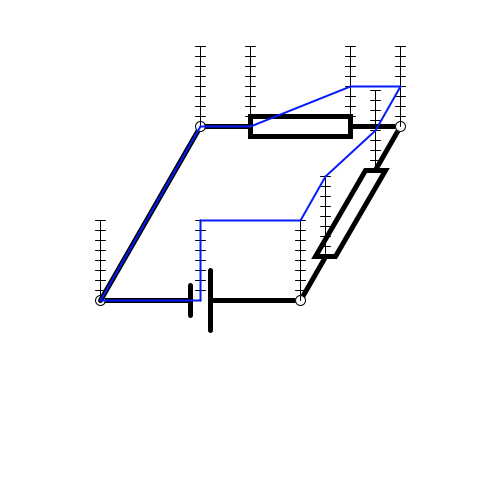
Frame 1 (no input)
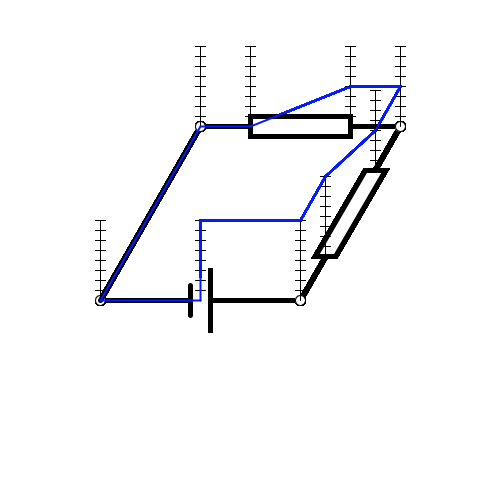
Frame 60 (the mouse pressed at the canvas centre just before this capture)
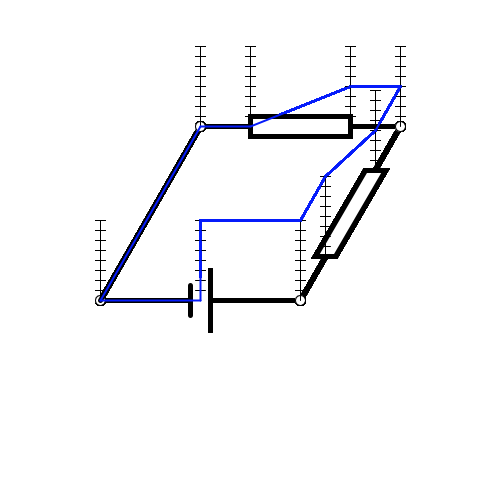
Frame 120 (the mouse held since frame 60 and released just before this capture)

The Processing sketch that drew these frames (run headless with seeded random() and noise(); from frame 60 on, the mouse is pressed at the canvas centre):

// Processing sketch: Interective_circuit_first
// ── Interective_circuit_first.pde
//初めての回路

BatObj w1;
RObj w2;
RObj w3;
WireObj w4;

int memoriWeight = 1;
int graphWeight = 2;

void setup() {
  size(480,480);
  background(255);
  smooth();
  strokeWeight(5);//回路の線の幅
  
  float x1 = 100; 
  float y1 = 300;
  float L = 200;
  float deg = radians(60); //0度〜180度で指定
  float Vin = 80;
  float V1 = 40;
  float Gnd  = 0;
  
  
  w1 = new BatObj(x1,y1,L,deg,Gnd, Vin, "R");
  w2 = new RObj(w1.endX,w1.endY,L,deg,w1.Vout,V1,"U");
  w3 = new RObj(w2.endX,w2.endY,L,deg,w2.Vout,Gnd,"L");
  w4 = new WireObj(w3.endX,w3.endY,L,deg,Gnd,Gnd,"D");
}

void draw() {
  float Vmax = 80;
  w1.displayC();
  w2.displayC();
  w3.displayC();
  w4.displayC();
  w1.displayS(Vmax,0);
  w2.displayS(Vmax,0);
  w3.displayS(Vmax,0);
  w4.displayS(Vmax,0);
  
  w1.displayV();
  w2.displayV();
  w3.displayV();
  w4.displayV();
}



//****************オブジェクトの定義はここから下で*****************//
//ワイヤーオブジェクトを手動で継承

//***初期化
//**WireObj(始点x,始点y,線の長さ,角度,入力電圧、出力電圧、向き)
//**RObj(始点x,始点y,線の長さ,角度,入力電圧、出力電圧、向き)
//**BatObj(始点x,始点y,線の長さ,角度,入力電圧、出力電圧、向き)

//メソッド
//.displayC(); 回路を描画
//.displyS(Vmax,Vmin);目盛りを表示　引数は、縦軸の上限
//.displayV(); グラフを描画　
//     まだ、縦軸をマイナスの方向には拡張できていないです。

class WireObj{
  float x1 , y1;
  float L,deg;
  float Vin,Vout;
  String Muki; 
  
  float endX = 0;
  float  endY = 0;
  
  WireObj(float tempX,float tempY, float tempL ,float tempDeg , float tempVin, float tempVout ,String tempMuki) {
    x1 = tempX;
    y1 = tempY;
    L = tempL;
    deg = tempDeg;
    Vin = tempVin;
    Vout = tempVout;
    Muki = tempMuki;
    
    
    if (Muki == "U") {
      endX = x1 + L  * cos(deg);
      endY = y1 - L * sin(deg);
    } 
    else if (Muki == "R") {
      endX = x1 + L;
      endY = y1;
    }
    else if (Muki == "L") {
      endX = x1 - L;
      endY = y1;
    }
    else if (Muki == "D") {
      endX = x1 - L  * cos(deg);
      endY = y1 + L * sin(deg);
    } 
  }
  
  void displayC() { //回路の表示メソッド
    stroke(0);
    line(x1,y1,endX,endY); 
    pushStyle();
    strokeWeight(memoriWeight);
    ellipse(x1,y1,10,10);
    popStyle();
  }
  void displayV() {//グラフを表示するメソッド //グラフの縦軸の幅はVmaxで取得
    //電圧を作図する
    pushStyle(); 
    stroke(#051BFA);
    strokeWeight(graphWeight);
    line(x1,y1 - Vin ,endX,endY - Vin);
    popStyle();
  }
  
  void displayS(float Vmax , float Vmin) {
    //電圧のメモリ
    pushStyle(); 
    strokeWeight(memoriWeight);
    line(x1,y1 - Vmax,x1,y1 + Vmin);
    for (int i = 1;i <= Vmax / 10;i++) {//Vinの目盛り
      line(x1 - 5, y1 - i  * 10 , x1 + 5 , y1 - i  * 10);
    }
    popStyle();
  }
}



class RObj{
  float x1 , y1;
  float L,deg;
  float Vin,Vout;
  String Muki; //ワイヤーの向き　１；縦　０；横
  
  float endX = 0;
  float  endY = 0;
  
  //R抵抗の作図用
  float rWidHi = 2; //Rの幅をワイヤーの長さLに対してどんな比にするか
  float rHeight = 10;
  
  RObj(float tempX,float tempY, float tempL ,float tempDeg , float tempVin,  float tempVout ,String tempMuki) {
    x1 = tempX;
    y1 = tempY;
    L = tempL;
    deg = tempDeg;
    Vin = tempVin;
    Vout = tempVout;
    Vout = tempVout;
    Muki = tempMuki;
    
    if (Muki == "U") {
      endX = x1 + L  * cos(deg);
      endY = y1 - L * sin(deg);
    } 
    else if (Muki == "R") {
      endX = x1 + L;
      endY = y1;
    }
    else if (Muki == "L") {
      endX = x1 - L;
      endY = y1;
    }
    else if (Muki == "D") {
      endX = x1 - L  * cos(deg);
      endY = y1 + L * sin(deg);
    } 
  }
  
  void displayC() { //回路の表示メソッド
    stroke(0);
    line(x1,y1,endX,endY); 
    float rWidth = L / rWidHi;
    
    //縦か横で場合分け
    if (Muki == "U" || Muki == "D") {
      quad(endX * (rWidHi - 1) / (2 * rWidHi)   +   x1 * (rWidHi + 1) / (2 * rWidHi)  + rHeight,endY * (rWidHi - 1) / (2 * rWidHi)   +   y1 * (rWidHi + 1) / (2 * rWidHi) ,
        endX * (rWidHi - 1) / (2 * rWidHi)   +   x1 * (rWidHi + 1) / (2 * rWidHi)  - rHeight ,endY * (rWidHi - 1) / (2 * rWidHi)   +   y1 * (rWidHi + 1) / (2 * rWidHi) ,
        x1 * (rWidHi - 1) / (2 * rWidHi)   +   endX * (rWidHi + 1) / (2 * rWidHi) - rHeight ,y1 * (rWidHi - 1) / (2 * rWidHi)   +   endY * (rWidHi + 1) / (2 * rWidHi) ,
        x1 * (rWidHi - 1) / (2 * rWidHi)   +   endX * (rWidHi + 1) / (2 * rWidHi) + rHeight ,y1 * (rWidHi - 1) / (2 * rWidHi)   +   endY * (rWidHi + 1) / (2 * rWidHi) 
     );} else {
      quad(endX * (rWidHi - 1) / (2 * rWidHi)   +   x1 * (rWidHi + 1) / (2 * rWidHi)  ,endY * (rWidHi - 1) / (2 * rWidHi)   +   y1 * (rWidHi + 1) / (2 * rWidHi) + rHeight ,
        endX * (rWidHi - 1) / (2 * rWidHi)   +   x1 * (rWidHi + 1) / (2 * rWidHi)   ,endY * (rWidHi - 1) / (2 * rWidHi)   +   y1 * (rWidHi + 1) / (2 * rWidHi) -  rHeight,
        x1 * (rWidHi - 1) / (2 * rWidHi)   +   endX * (rWidHi + 1) / (2 * rWidHi)  ,y1 * (rWidHi - 1) / (2 * rWidHi)   +   endY * (rWidHi + 1) / (2 * rWidHi) - rHeight,
        x1 * (rWidHi - 1) / (2 * rWidHi)   +   endX * (rWidHi + 1) / (2 * rWidHi)  ,y1 * (rWidHi - 1) / (2 * rWidHi)   +   endY * (rWidHi + 1) / (2 * rWidHi) + rHeight
       );
    }
    pushStyle();
    strokeWeight(memoriWeight);
    ellipse(x1,y1,10,10);
    popStyle();
  }
  
  void displayV() {//グラフを表示するメソッド //グラフの縦軸の幅はVmaxで取得
    //電圧を作図する
    pushStyle();
    stroke(#051BFA);
    strokeWeight(graphWeight);
    line(x1,y1 - Vin ,
      endX * (rWidHi - 1) / (2 * rWidHi)   +   x1 * (rWidHi + 1) / (2 * rWidHi)   ,endY * (rWidHi - 1) / (2 * rWidHi)   +   y1 * (rWidHi + 1) / (2 * rWidHi)  - Vin);
    line(endX * (rWidHi - 1) / (2 * rWidHi)   +   x1 * (rWidHi + 1) / (2 * rWidHi)   ,endY * (rWidHi - 1) / (2 * rWidHi)   +   y1 * (rWidHi + 1) / (2 * rWidHi) - Vin ,
      x1 * (rWidHi - 1) / (2 * rWidHi)   +   endX * (rWidHi + 1) / (2 * rWidHi)   ,y1 * (rWidHi - 1) / (2 * rWidHi)   +   endY * (rWidHi + 1) / (2 * rWidHi) - Vout);
    line(x1 * (rWidHi - 1) / (2 * rWidHi)   +   endX * (rWidHi + 1) / (2 * rWidHi)  ,y1 * (rWidHi - 1) / (2 * rWidHi)   +   endY * (rWidHi + 1) / (2 * rWidHi) - Vout ,
      endX ,endY - Vout);
    popStyle();
  }
  
  void displayS(float Vmax , float Vmin) {  
    //縦軸を描画
    //線の幅memoriWeight は、グローバル変数で定義
    stroke(0);
    pushStyle(); 
    strokeWeight(memoriWeight);
    
    //銅線の縦軸
    line(x1,y1 - Vmax,x1,y1 + Vmin);
    // 抵抗の縦軸
    line(endX * (rWidHi - 1) / (2 * rWidHi)   +   x1 * (rWidHi + 1) / (2 * rWidHi) , endY * (rWidHi - 1) / (2 * rWidHi)   +   y1 * (rWidHi + 1) / (2 * rWidHi)  - Vmax,
      endX * (rWidHi - 1) / (2 * rWidHi)   +   x1 * (rWidHi + 1) / (2 * rWidHi) , endY * (rWidHi - 1) / (2 * rWidHi)   +   y1 * (rWidHi + 1) / (2 * rWidHi) + Vmin
     );
    //銅線の縦軸
    line(x1 * (rWidHi - 1) / (2 * rWidHi)   +   endX * (rWidHi + 1) / (2 * rWidHi) , y1 * (rWidHi - 1) / (2 * rWidHi)   +   endY * (rWidHi + 1) / (2 * rWidHi)  - Vmax,
      x1 * (rWidHi - 1) / (2 * rWidHi)   +   endX * (rWidHi + 1) / (2 * rWidHi) , y1 * (rWidHi - 1) / (2 * rWidHi)   +   endY * (rWidHi + 1) / (2 * rWidHi) + Vmin
     );
    
    for (int i = 1;i <= Vmax / 10;i++) {//Vinの目盛り
      line(x1 - 5, y1 - i  * 10 , x1 + 5 , y1 - i  * 10);
    }
    
    if (Muki == "R" || Muki == "L") { // //抵抗前の目盛り
      for (int i = 1;i <= Vmax / 10;i++) {
        line(endX * (rWidHi - 1) / (2 * rWidHi)   +   x1 * (rWidHi + 1) / (2 * rWidHi) - 5, 
          y1 * (rWidHi - 1) / (2 * rWidHi)   +   endY * (rWidHi + 1) / (2 * rWidHi) - i  * 10 ,
          endX * (rWidHi - 1) / (2 * rWidHi)   +   x1 * (rWidHi + 1) / (2 * rWidHi) + 5 ,
          y1 * (rWidHi - 1) / (2 * rWidHi)   +   endY * (rWidHi + 1) / (2 * rWidHi) - i  * 10);
      }
    } else {
      for (int i = 1;i <= Vmax / 10;i ++) {
        line(endX * (rWidHi - 1) / (2 * rWidHi)   +   x1 * (rWidHi + 1) / (2 * rWidHi)  - 5, 
          endY * (rWidHi - 1) / (2 * rWidHi)   +   y1 * (rWidHi + 1) / (2 * rWidHi)  - i * 10,
          endX * (rWidHi - 1) / (2 * rWidHi)   +   x1 * (rWidHi + 1) / (2 * rWidHi) + 5, 
          endY * (rWidHi - 1) / (2 * rWidHi)   +   y1 * (rWidHi + 1) / (2 * rWidHi) - i * 10
         );
      }
    }
    if (Muki == "R" || Muki == "L") { // //抵抗後の目盛り
      for (int i = 1;i <= Vmax / 10;i++) {
        line(x1 * (rWidHi - 1) / (2 * rWidHi)   +   endX * (rWidHi + 1) / (2 * rWidHi) - 5, 
          endY * (rWidHi - 1) / (2 * rWidHi)   +   y1 * (rWidHi + 1) / (2 * rWidHi) - i  * 10 ,
          x1 * (rWidHi - 1) / (2 * rWidHi)   +   endX * (rWidHi + 1) / (2 * rWidHi) + 5 ,
          endY * (rWidHi - 1) / (2 * rWidHi)   +   y1 * (rWidHi + 1) / (2 * rWidHi) - i  * 10);
      }
    } else {
      for (int i = 1;i <= Vmax / 10;i ++) {
        line(x1 * (rWidHi - 1) / (2 * rWidHi)   +   endX * (rWidHi + 1) / (2 * rWidHi)  - 5, 
          y1 * (rWidHi - 1) / (2 * rWidHi)   +   endY * (rWidHi + 1) / (2 * rWidHi)  - i * 10,
          x1 * (rWidHi - 1) / (2 * rWidHi)   +   endX * (rWidHi + 1) / (2 * rWidHi) + 5, 
          y1 * (rWidHi - 1) / (2 * rWidHi)   +   endY * (rWidHi + 1) / (2 * rWidHi) - i * 10
         );
      }
    }
    popStyle();
  }
}



class BatObj{
  float x1 , y1;
  float L,deg;
  float Vin,Vout;
  String Muki; //ワイヤーの向き　１；縦　０；横
  
  float endX = 0;
  float  endY = 0;
  
  //R抵抗の作図用
  float batWidHi = 10; //Vの幅をワイヤーの長さLに対してどんな比にするか
  float rHeight = 20;
  
  BatObj(float tempX,float tempY, float tempL ,float tempDeg , float tempVin,  float tempVout ,String tempMuki) {
    x1 = tempX;
    y1 = tempY;
    L = tempL;
    deg = tempDeg;
    Vin = tempVin;
    Vout = tempVout;
    Vout = tempVout;
    Muki = tempMuki;
    
    if (Muki == "U") {
      endX = x1 + L  * cos(deg);
      endY = y1 - L * sin(deg);
    } 
    else if (Muki == "R") {
      endX = x1 + L;
      endY = y1;
    }
    else if (Muki == "L") {
      endX = x1 - L;
      endY = y1;
    }
    else if (Muki == "D") {
      endX = x1 - L  * cos(deg);
      endY = y1 + L * sin(deg);
    } 
  }
  
  void displayC() { //回路の表示メソッド
    stroke(0);
    line(x1,y1,endX,endY); 
    stroke(255);  
    //縦か横で場合分け
    if (Muki == "U" || Muki == "D") {
      quad(endX * (batWidHi - 1) / (2 * batWidHi)   +   x1 * (batWidHi + 1) / (2 * batWidHi)  + rHeight,endY * (batWidHi - 1) / (2 * batWidHi)   +   y1 * (batWidHi + 1) / (2 * batWidHi) ,
        endX * (batWidHi - 1) / (2 * batWidHi)   +   x1 * (batWidHi + 1) / (2 * batWidHi)  - rHeight ,endY * (batWidHi - 1) / (2 * batWidHi)   +   y1 * (batWidHi + 1) / (2 * batWidHi) ,
        x1 * (batWidHi - 1) / (2 * batWidHi)   +   endX * (batWidHi + 1) / (2 * batWidHi) - rHeight ,y1 * (batWidHi - 1) / (2 * batWidHi)   +   endY * (batWidHi + 1) / (2 * batWidHi) ,
        x1 * (batWidHi - 1) / (2 * batWidHi)   +   endX * (batWidHi + 1) / (2 * batWidHi) + rHeight ,y1 * (batWidHi - 1) / (2 * batWidHi)   +   endY * (batWidHi + 1) / (2 * batWidHi) 
     );} else {
      quad(endX * (batWidHi - 1) / (2 * batWidHi)   +   x1 * (batWidHi + 1) / (2 * batWidHi)  ,endY * (batWidHi - 1) / (2 * batWidHi)   +   y1 * (batWidHi + 1) / (2 * batWidHi) + rHeight ,
        endX * (batWidHi - 1) / (2 * batWidHi)   +   x1 * (batWidHi + 1) / (2 * batWidHi)   ,endY * (batWidHi - 1) / (2 * batWidHi)   +   y1 * (batWidHi + 1) / (2 * batWidHi) -  rHeight,
        x1 * (batWidHi - 1) / (2 * batWidHi)   +   endX * (batWidHi + 1) / (2 * batWidHi)  ,y1 * (batWidHi - 1) / (2 * batWidHi)   +   endY * (batWidHi + 1) / (2 * batWidHi) - rHeight,
        x1 * (batWidHi - 1) / (2 * batWidHi)   +   endX * (batWidHi + 1) / (2 * batWidHi)  ,y1 * (batWidHi - 1) / (2 * batWidHi)   +   endY * (batWidHi + 1) / (2 * batWidHi) + rHeight
       );
    }
    stroke(0);
    
    //電源の両端の棒
    float Vmax = 30;
    if (Muki == "R" || Muki == "L") { // //抵抗前の目盛り
      
      //-
      line(endX * (batWidHi - 1) / (2 * batWidHi)   +   x1 * (batWidHi + 1) / (2 * batWidHi) , endY * (batWidHi - 1) / (2 * batWidHi)   +   y1 * (batWidHi + 1) / (2 * batWidHi)  - Vmax / 2,
        endX * (batWidHi - 1) / (2 * batWidHi)   +   x1 * (batWidHi + 1) / (2 * batWidHi) , endY * (batWidHi - 1) / (2 * batWidHi)   +   y1 * (batWidHi + 1) / (2 * batWidHi) + Vmax / 2
       );
      //+
      line(x1 * (batWidHi - 1) / (2 * batWidHi)   +   endX * (batWidHi + 1) / (2 * batWidHi) , y1 * (batWidHi - 1) / (2 * batWidHi)   +   endY * (batWidHi + 1) / (2 * batWidHi)  - Vmax,
        x1 * (batWidHi - 1) / (2 * batWidHi)   +   endX * (batWidHi + 1) / (2 * batWidHi) , y1 * (batWidHi - 1) / (2 * batWidHi)   +   endY * (batWidHi + 1) / (2 * batWidHi) + Vmax
       );
    } else {
      line(endX * (batWidHi - 1) / (2 * batWidHi)   +   x1 * (batWidHi + 1) / (2 * batWidHi) - Vmax / 2, 
        endY * (batWidHi - 1) / (2 * batWidHi)   +   y1 * (batWidHi + 1) / (2 * batWidHi)  ,
        endX * (batWidHi - 1) / (2 * batWidHi)   +   x1 * (batWidHi + 1) / (2 * batWidHi) + Vmax / 2,
        endY * (batWidHi - 1) / (2 * batWidHi)   +   y1 * (batWidHi + 1) / (2 * batWidHi));
      
      line(x1 * (batWidHi - 1) / (2 * batWidHi)   +   endX * (batWidHi + 1) / (2 * batWidHi) - Vmax, 
        y1 * (batWidHi - 1) / (2 * batWidHi)   +   endY * (batWidHi + 1) / (2 * batWidHi)  ,
        x1 * (batWidHi - 1) / (2 * batWidHi)   +   endX * (batWidHi + 1) / (2 * batWidHi) + Vmax ,
        y1 * (batWidHi - 1) / (2 * batWidHi)   +   endY * (batWidHi + 1) / (2 * batWidHi));
    }
    
    pushStyle();
    strokeWeight(memoriWeight);
    ellipse(x1,y1,10,10);
    popStyle();
  }
  
  void displayV() {//グラフを表示するメソッド //グラフの縦軸の幅はVmaxで取得
    //電圧を作図する
    pushStyle();
    strokeWeight(graphWeight);
    stroke(#051BFA);
    line(x1,y1 - Vin ,
     (endX    +   x1) / 2  ,(endY    +   y1) / 2 - Vin);
    line((endX    +   x1) / 2  ,(endY    +   y1) / 2 - Vin ,
     (endX    +   x1) / 2  ,(endY    +   y1) / 2 - Vout);
    line((endX    +   x1) / 2  ,(endY    +   y1) / 2 - Vout ,
      endX ,endY - Vout);
    popStyle();
  }
  
  void displayS(float Vmax , float Vmin) {  
    //縦軸を描画
    //線の幅memoriWeight は、グローバル変数で定義
    stroke(0);
    pushStyle(); 
    strokeWeight(memoriWeight);
    
    //銅線の縦軸
    line(x1,y1 - Vmax,x1,y1 + Vmin);
    // 電源の縦軸
    line((endX    +   x1) / 2  ,(endY    +   y1) / 2 - Vmax,
     (endX    +   x1) / 2  ,(endY    +   y1) / 2 - Vmin
     );
    
    
    for (int i = 1;i <= Vmax / 10;i++) {//Vinの目盛り
      line(x1 - 5, y1 - i  * 10 , x1 + 5 , y1 - i  * 10);
    }
    
    for (int i = 1;i <= Vmax / 10;i++) {//Vinの目盛り
      line((endX    +   x1) / 2  - 5,(endY    +   y1) / 2 - i  * 10 ,(endX    +   x1) / 2   + 5 ,(endY    +   y1) / 2  - i  * 10);
    }
    
    popStyle();
  }
}
